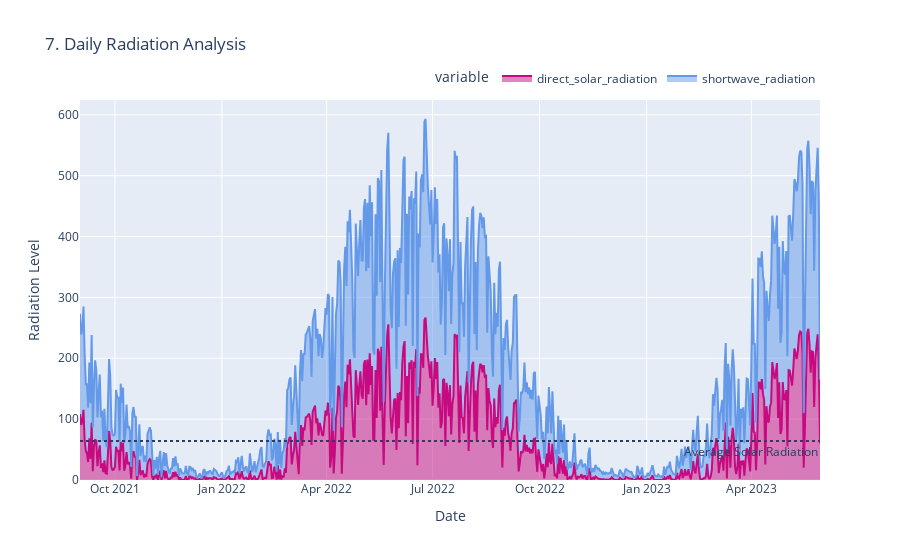

The notebook cell this image was saved under:
### Code cell
fig = px.area(daily, x=daily.index, y=["direct_solar_radiation","shortwave_radiation"],
              title='7. Daily Radiation Analysis',
              color_discrete_map={"shortwave_radiation": "#6499E9",
                                  "direct_solar_radiation": "#C70A80"})
fig.add_hline(y=meanSolar, line_dash="dot",
              annotation_text="Average Solar Radiation", annotation_position="bottom right")
fig.update_layout(xaxis_title="Date", yaxis_title="Radiation Level",
                  legend=dict(orientation="h", yanchor="bottom", y=1.02, xanchor="right", x=1))
fig.show()

### Figure 1 — Plotly figure (JSON) as saved in the notebook; plotly's stock layout.template omitted (floating-point values rounded to 4 significant figures; data arrays with more than 128 entries replaced by an {"elided": "..."} marker saying what was removed)
{"data": [{"fillpattern": {"shape": ""}, "hovertemplate": "variable=direct_solar_radiation<br>datetime=%{x}<br>value=%{y}<extra></extra>", "legendgroup": "direct_solar_radiation", "line": {"color": "#C70A80"}, "marker": {"symbol": "circle"}, "mode": "lines", "name": "direct_solar_radiation", "orientation": "v", "showlegend": true, "stackgroup": "1", "type": "scatter", "x": {"elided": "637 str values"}, "xaxis": "x", "y": {"elided": "637 float values"}, "yaxis": "y"}, {"fillpattern": {"shape": ""}, "hovertemplate": "variable=shortwave_radiation<br>datetime=%{x}<br>value=%{y}<extra></extra>", "legendgroup": "shortwave_radiation", "line": {"color": "#6499E9"}, "marker": {"symbol": "circle"}, "mode": "lines", "name": "shortwave_radiation", "orientation": "v", "showlegend": true, "stackgroup": "1", "type": "scatter", "x": {"elided": "637 str values"}, "xaxis": "x", "y": {"elided": "637 float values"}, "yaxis": "y"}], "layout": {"annotations": [{"showarrow": false, "text": "Average Solar Radiation", "x": 1, "xanchor": "right", "xref": "x domain", "y": 64.05, "yanchor": "top", "yref": "y"}], "legend": {"orientation": "h", "title": {"text": "variable"}, "tracegroupgap": 0, "x": 1, "xanchor": "right", "y": 1.02, "yanchor": "bottom"}, "shapes": [{"line": {"dash": "dot"}, "type": "line", "x0": 0, "x1": 1, "xref": "x domain", "y0": 64.05, "y1": 64.05, "yref": "y"}], "title": {"text": "7. Daily Radiation Analysis"}, "xaxis": {"anchor": "y", "domain": [0.0, 1.0], "title": {"text": "Date"}}, "yaxis": {"anchor": "x", "domain": [0.0, 1.0], "title": {"text": "Radiation Level"}}}}
